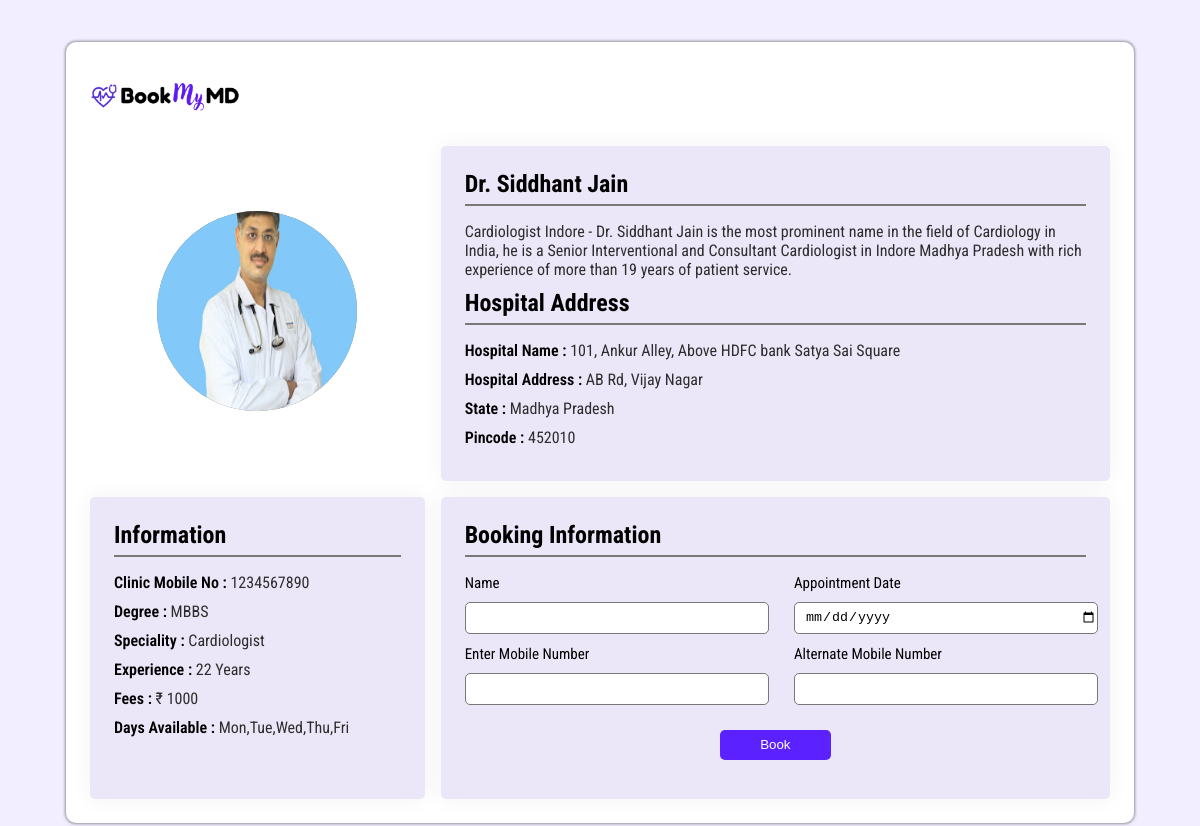
Screenshot of /user/book_appointment/doctor/27054241-4ada-4098-8971-7b055e572c2f (signed in) with the database file from the repository.
### accounts/models.py (models this page shows)
class Doctor_Profile (models.Model) :
    full_name = models.CharField(max_length=100)
    dob = models.DateField(blank=True, null=True)
    father_name = models.CharField(max_length=100)
    gender = models.CharField(max_length=10, null=True)
    degree = models.CharField(max_length=50)
    specialist = models.CharField(max_length=100)
    email = models.EmailField(unique=True)
    mob_number = models.IntegerField(null=True)
    clinic_number = models.IntegerField(null=True)
    add_line_1 = models.CharField(max_length=100, null=True)
    add_line_2 = models.CharField(max_length=100, null=True)
    landmark = models.CharField(max_length=100, null=True)
    city = models.CharField(max_length=50, null=True)
    state = models.CharField(max_length=50, null=True)
    pincode = models.IntegerField(null=True)
    hospital_name = models.CharField(max_length=200, null=True)
    hospital_address = models.CharField(max_length=200)
    hospital_state = models.CharField(max_length=50, null=True)
    hospital_pincode = models.IntegerField(null=True)
    fees = models.IntegerField(null=True)
    experience = models.IntegerField(null=True, default=0)
    days_available = models.CharField(max_length=100)
    bio = models.CharField(max_length=300)
    reg_number = models.CharField(max_length=20)
    degree_upload = models.FileField(upload_to='Media/Media/Degree/', max_length=250, null=True, default=None)
    profile_picture = models.FileField(upload_to='Media/Media/Profile/', max_length=250, null=True, default=None)
    password = models.CharField(max_length=128)
    auth_token = models.CharField(max_length=100)
    is_verified = models.BooleanField(default=False)
    is_confirmed = models.BooleanField(default=False)
    created_at = models.DateTimeField(auto_now_add=True)
    last_login = models.DateTimeField(blank=True, null=True)

### accounts/views.py (the view)
# urls.py: path('user/book_appointment/doctor/<id>', views.Appointment_Booking, name='Appointment_Booking'),
@login_required(login_url='/login/')
def Appointment_Booking (request, id) :
    Doctor_Profile_obj = Doctor_Profile.objects.filter(auth_token = id).first()
    if Doctor_Profile_obj is None :
        messages.success(request, 'Something went wrong!')
        return redirect("/user/home")
    return render(request, 'user_doctor_profile.html', {'Doctor_Profile_obj': Doctor_Profile_obj})

### Templates/user_doctor_profile.html (shortened to what this page needs)
<!DOCTYPE html>
<html lang="en">
<head>
    <link rel="stylesheet" href="/Static/CSS/USer_Doctor_Profile_Style.css">
    <link rel="stylesheet" href="https://cdnjs.cloudflare.com/ajax/libs/font-awesome/6.5.2/css/all.min.css">
</head>
<body>
    <div class="container">
        <header class="header">
            <div class="logo">
                <img src="/Static/SVG_IMG/logo_2.png" alt="">
            </div>
        </header>
        <section class="user_profile card">
            <div class="profile">
                <img src="/Media/{{Doctor_Profile_obj.profile_picture}}" alt="Profile Image">
            </div>
        </section>
        <section class="Contact_Education card">
            <h1 class="heading">Information</h1>
            <div class="c_e_information">
                <span class="data_head">Clinic Mobile No : <span class="data">{{Doctor_Profile_obj.clinic_number}}</span></span>
            </div>
            <div class="c_e_information">
                <span class="data_head">Degree : <span class="data">{{Doctor_Profile_obj.degree}}</span></span>
            </div>
            <div class="c_e_information">
                <span class="data_head">Speciality : <span class="data">{{Doctor_Profile_obj.specialist}}</span></span>
            </div>
            <div class="c_e_information">
                <span class="data_head">Experience : <span class="data">{{Doctor_Profile_obj.experience}} Years</span></span>
            </div>
            <div class="c_e_information">
                <span class="data_head">Fees : <span class="data">₹ {{Doctor_Profile_obj.fees}}</span></span>
            </div>
            <div class="c_e_information">
                <span class="data_head">Days Available : <span class="data">{{Doctor_Profile_obj.days_available}}</span></span>
            </div>
        </section>
        <section class="user_details card">
            <div class="details">
                <h1 class="heading">Dr. {{Doctor_Profile_obj.full_name}}</h1>
            </div>
            <div class="info">
                <span class="data">{{Doctor_Profile_obj.bio}}</span>
            </div>
            <div class="hospital_address_info">
                <h1 class="heading">Hospital Address</h1>
                <div class="add_info">
                    <span class="data_head">Hospital Name : <span class="data">{{Doctor_Profile_obj.hospital_name}}</span></span>
                </div>
                <div class="add_info">
                    <span class="data_head">Hospital Address : <span class="data">{{Doctor_Profile_obj.hospital_address}}</span></span>
                </div>
                <div class="add_info">
                    <span class="data_head">State : <span class="data">{{Doctor_Profile_obj.hospital_state}}</span></span>
                </div>
                <div class="add_info">
                    <span class="data_head">Pincode : <span class="data">{{Doctor_Profile_obj.hospital_pincode}}</span></span>
                </div>
            </div>
        </section>
        <section class="booking_form card">
            <div class="booking_info">
                <h1 class="heading">Booking Information</h1>
                <form action="{% url 'Appointment_Pending' %}" method="get">
                    <div class="fields">
                        <div class="input_field">
                            <label>Name</label>
                            <input type="text" name="name" required>
                        </div>
                        <div class="input_field">
                            <label>Appointment Date</label>
                            <input type="date" id="txtDate" name="appointment_date" />
                        </div>
                        <div class="input_field">
                            <label>Enter Mobile Number</label>
                            <input type="number" name="number" required>
                        </div>
                        <div class="input_field">
                            <label>Alternate Mobile Number</label>
                            <input type="number" name="alt_number" required>
                        </div>
                    </div>
                    <button type="submit" class="book_sub_btn">Book</button>
                </form>
            </div>
        </section>
    </div>
</body>
</html>

### Static/CSS/USer_Doctor_Profile_Style.css (style rules this page uses)
:root { --primary_col: #5B21FF; --primary_col_dark: #4b11e8; --col_blk: #000; --col_wht: #fff; --col_main_bg: #f3eeff; --col_back_icon: #baa9e74a; --col_text_light: #2d2d2d; --col_table_border: #787878; --col_btn_reject: #ff0000; }
* { padding: 0; margin: 0; list-style: none; }
body { display: flex; justify-content: center; align-items: center; min-height: 100vh; background: var(--col_main_bg); font-family: "Roboto Condensed", sans-serif; font-weight: 400; font-style: normal; padding: 2rem 0; }
.container { position: relative; display: grid; grid-template-columns: 1fr 2fr; grid-template-areas: "header header" "user_profile user_details" "Contact_Education address_info"; width: 85%; min-height: 90vh; background: var(--col_wht); padding: 1.5rem; box-shadow: 0 0 3px 1px rgba(0, 0, 0, 0.4); grid-gap: 1rem; border-radius: 10px; }
header { grid-area: header; }
.user_profile { grid-area: user_profile; }
.Contact_Education { grid-area: Contact_Education; }
.container .card { background: var(--col_back_icon); border-radius: 5px; box-shadow: 0 0 25px rgba(0, 0, 0, 0.05); padding: 1.5rem; }
.container header { display: flex; align-items: center; justify-content: space-between; }
.logo img { width: 150px; }
.container .user_profile { position: relative; display: flex; justify-content: center; align-items: center; padding: 0; background: none; box-shadow: none; }
.container .user_profile .profile img { width: 200px; height: 200px; border-radius: 50%; background-color: var(--col_table_border); }
.Contact_Education .heading, .address_info .heading, .user_details .details .heading, .user_details .hospital_address_info .heading, .booking_form .booking_info .heading { position: relative; font-size: 1.5rem; color: var(--col_blk); margin-bottom: 1.5rem; }
.Contact_Education .heading::before, .address_info .heading::before, .user_details .details .heading::before, .user_details .hospital_address_info .heading::before, .booking_form .booking_info .heading::before { content: ''; position: absolute; bottom: -8px; right: 0; height: 0.1rem; width: 100%; background: var(--col_table_border); }
.Contact_Education .c_e_information, .address_info .add_info, .user_details .info, .hospital_address_info .add_info { margin: 10px 0; }
.data_head { font-size: 1rem; font-weight: 600; color: var(--col_blk); }
.data { font-weight: 400; color: var(--col_text_light); }
.booking_form .booking_info form .fields { display: flex; align-items: center; justify-content: space-between; flex-wrap: wrap; }
.booking_form .booking_info form .fields .input_field { flex-basis: 47%; }
.booking_form .booking_info form .fields .input_field label { position: relative; width: 100%; font-size: 15px; }
.booking_form .booking_info form .fields .input_field input { width: 100%; height: 30px; padding-left: 10px; margin: 10px 0; outline: none; border: 1px solid var(--col_table_border); border-radius: 5px; }
.book_sub_btn { display: block; margin: 15px auto; padding: 0 40px; height: 30px; background: var(--primary_col); border: none; border-radius: 5px; color: var(--col_wht); cursor: pointer; }

### rows the page displays
Doctor_Profile: profile_picture (picture), clinic_number "1234567890", degree "MBBS", specialist "Cardiologist", experience "22", fees "1000", days_available "Mon,Tue,Wed,Thu,Fri", full_name "Siddhant Jain", bio "Cardiologist Indore - Dr. Siddhant Jain is the most prominent name in the field of Cardiology in India, he is a Senior Interventional and Consultant Cardiologist in Indore Madhya Pradesh with rich experience of more than 19 years of patient service.", hospital_name "101, Ankur Alley, Above HDFC bank Satya Sai Square", hospital_address "AB Rd, Vijay Nagar", hospital_state "Madhya Pradesh", hospital_pincode "452010"
